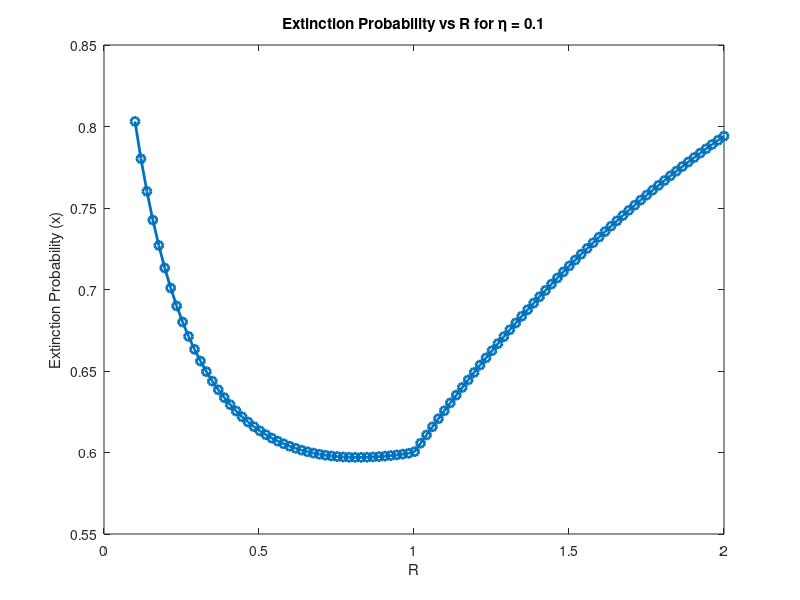
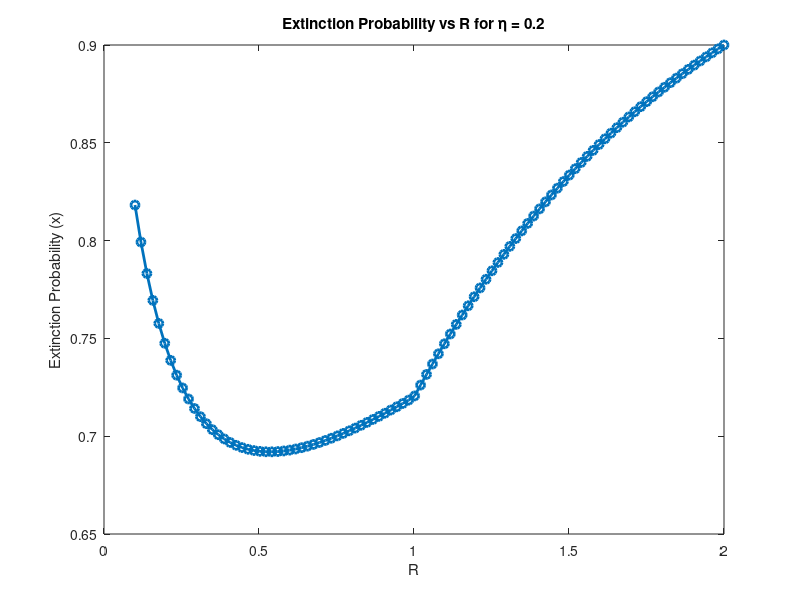
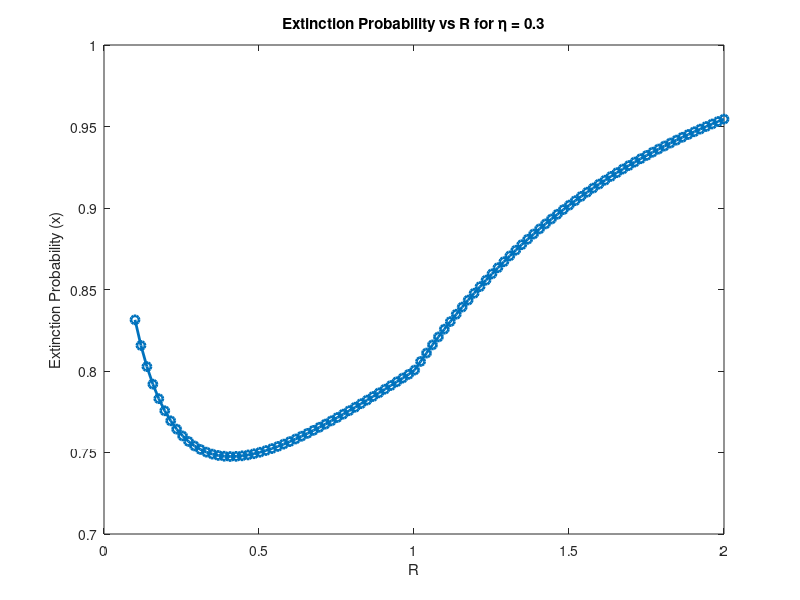
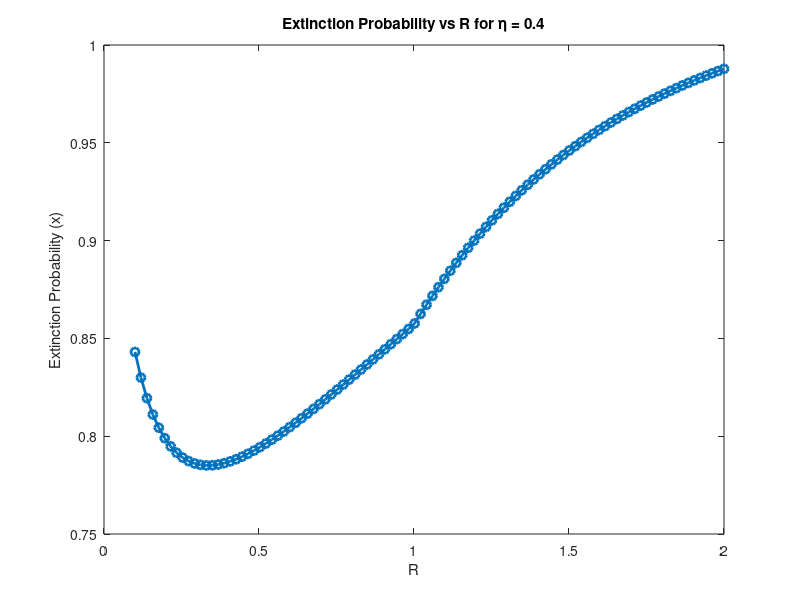

These charts were generated, in order, by the following MATLAB code:
function plot_fixed_point_vs_R()

    % Tolerance for convergence
    tolerance = 1e-8;
    
    % Maximum number of iterations
    max_iterations = 1000;

    % Define the range of R values
    R_values = linspace(0.1, 2, 100);

    % Store the fixed points' results
    fixed_points = zeros(size(R_values));

    % Define the range of alpha_coefficient values
    alpha_coefficients = [0.1, 0.2, 0.3, 0.4];

    % Plot graphs for different alpha_coefficient values
    for alpha_coefficient = alpha_coefficients
        % Iterate to calculate fixed points
        for i = 1:length(R_values)
            R = R_values(i);

            % Initial value
            x0 = 0; 

            % Iterate to calculate the fixed point
            for iteration = 1:max_iterations
                % Calculate the next value
                x_next = f(x0, R, alpha_coefficient);

                % Check if the tolerance is met
                if abs(x_next - x0) < tolerance
                    fixed_points(i) = x_next;
                    break;
                end

                % Update the value
                x0 = x_next;
            end
        end

        % Plot the graph
        figure;
        plot(R_values, fixed_points, 'o-', 'LineWidth', 2);
        xlabel('R');
        ylabel('Extinction Probability (x)');
        title(['Extinction Probability vs R for \eta = ', num2str(alpha_coefficient)]);
    end

    % Define the function
    function result = f(x, R, alpha_coefficient)
        % alpha as a function of R
        alpha = alpha_function(R, alpha_coefficient);
        y1 = 1;      % Your y1 value
        y0 = 6;      % Your y0 value
        s = 0.01266;  % Your s value
        m = 100000;   % Your m value

        result = alpha + (1 - 2 * y1 / y0 * min(R, 1) / (1 + R)) * (1 - alpha) * x ...
                 + 2 * y1 / y0 * min(R, 1) / (1 + R) * (1 - alpha) * x^(s * m / (2 * (1 - alpha)));
    end

    % Define alpha as a function of R
    function alpha = alpha_function(R, alpha_coefficient)
        % Define the relationship between alpha and R based on your specific case
        alpha = alpha_coefficient * R + 0.1;
    end

end
